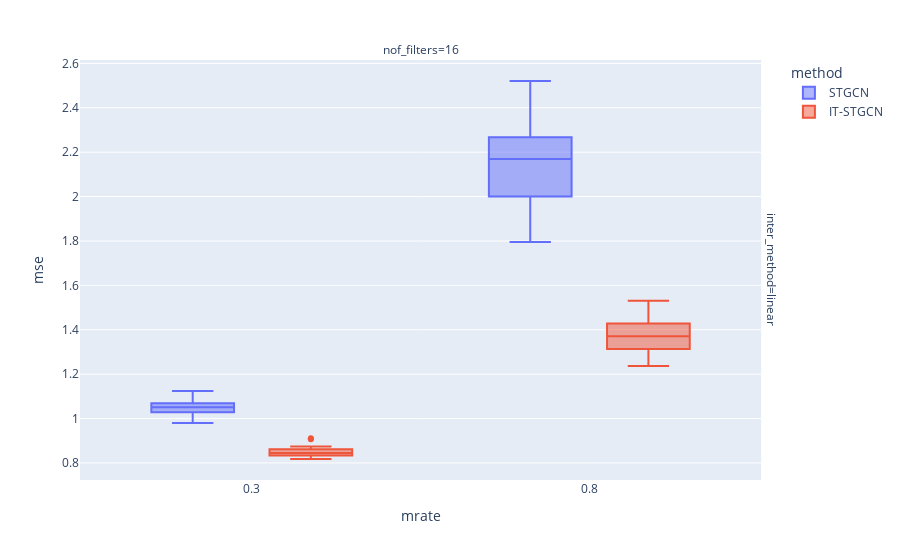

Source (notebook cell):
### Markdown cell above
## Random

### Code cell
data.query("method!='GNAR' and mtype =='rand'").plot.box(backend='plotly',x='mrate',color='method',y='mse',facet_col='nof_filters',facet_row='inter_method',height=800)

### Figure 1 — Plotly figure (JSON) as saved in the notebook; plotly's stock layout.template omitted (floating-point values rounded to 4 significant figures)
{"data": [{"alignmentgroup": "True", "hovertemplate": "method=STGCN<br>inter_method=linear<br>nof_filters=16<br>mrate=%{x}<br>mse=%{y}<extra></extra>", "legendgroup": "STGCN", "marker": {"color": "#636efa"}, "name": "STGCN", "notched": false, "offsetgroup": "STGCN", "orientation": "v", "showlegend": true, "type": "box", "x": [0.3, 0.8, 0.3, 0.8, 0.3, 0.8, 0.3, 0.8, 0.3, 0.8, 0.3, 0.8, 0.3, 0.8, 0.3, 0.8, 0.3, 0.8, 0.3, 0.8, 0.3, 0.8, 0.3, 0.8, 0.3, 0.8, 0.3, 0.8, 0.3, 0.8, 0.3, 0.8, 0.3, 0.8, 0.3, 0.8, 0.3, 0.8, 0.3, 0.8, 0.3, 0.8, 0.3, 0.8, 0.3, 0.8, 0.3, 0.8, 0.3, 0.8, 0.3, 0.8, 0.3, 0.8, 0.3, 0.8, 0.3, 0.8, 0.3, 0.8], "x0": " ", "xaxis": "x", "y": [1.123, 1.795, 1.041, 2.521, 1.004, 2.142, 1.07, 2.243, 1.107, 1.983, 1.028, 2.2, 1.064, 1.905, 1.025, 2.423, 1.054, 1.995, 1.028, 2.5, 1.051, 2.253, 1.096, 2.389, 1.084, 1.992, 1.041, 2.157, 0.9901, 2.108, 1.052, 2.222, 1.069, 2.498, 1.124, 1.953, 1.065, 2.0, 0.9796, 1.918, 1.051, 2.306, 1.081, 2.264, 1.051, 2.119, 1.03, 2.181, 1.009, 2.142, 1.062, 2.233, 1.019, 2.077, 1.013, 2.267, 1.046, 2.301, 1.036, 2.082], "y0": " ", "yaxis": "y"}, {"alignmentgroup": "True", "hovertemplate": "method=IT-STGCN<br>inter_method=linear<br>nof_filters=16<br>mrate=%{x}<br>mse=%{y}<extra></extra>", "legendgroup": "IT-STGCN", "marker": {"color": "#EF553B"}, "name": "IT-STGCN", "notched": false, "offsetgroup": "IT-STGCN", "orientation": "v", "showlegend": true, "type": "box", "x": [0.3, 0.8, 0.3, 0.8, 0.3, 0.8, 0.3, 0.8, 0.3, 0.8, 0.3, 0.8, 0.3, 0.8, 0.3, 0.8, 0.3, 0.8, 0.3, 0.8, 0.3, 0.8, 0.3, 0.8, 0.3, 0.8, 0.3, 0.8, 0.3, 0.8, 0.3, 0.8, 0.3, 0.8, 0.3, 0.8, 0.3, 0.8, 0.3, 0.8, 0.3, 0.8, 0.3, 0.8, 0.3, 0.8, 0.3, 0.8, 0.3, 0.8, 0.3, 0.8, 0.3, 0.8, 0.3, 0.8, 0.3, 0.8, 0.3, 0.8], "x0": " ", "xaxis": "x", "y": [0.8352, 1.363, 0.8678, 1.38, 0.8451, 1.53, 0.8476, 1.313, 0.8685, 1.287, 0.8441, 1.282, 0.8616, 1.267, 0.8532, 1.364, 0.8426, 1.393, 0.8718, 1.36, 0.8339, 1.393, 0.8546, 1.395, 0.8245, 1.314, 0.8267, 1.419, 0.8307, 1.383, 0.8621, 1.429, 0.8673, 1.461, 0.9114, 1.365, 0.8543, 1.461, 0.831, 1.27, 0.8427, 1.469, 0.9073, 1.3, 0.8179, 1.442, 0.8397, 1.431, 0.8747, 1.466, 0.8222, 1.376, 0.8359, 1.345, 0.8442, 1.281, 0.8306, 1.343, 0.8562, 1.236], "y0": " ", "yaxis": "y"}], "layout": {"annotations": [{"font": {}, "showarrow": false, "text": "nof_filters=16", "x": 0.49, "xanchor": "center", "xref": "paper", "y": 1, "yanchor": "bottom", "yref": "paper"}, {"font": {}, "showarrow": false, "text": "inter_method=linear", "textangle": 90, "x": 0.98, "xanchor": "left", "xref": "paper", "y": 0.5, "yanchor": "middle", "yref": "paper"}], "autosize": true, "boxmode": "group", "legend": {"title": {"text": "method"}, "tracegroupgap": 0}, "margin": {"t": 60}, "xaxis": {"anchor": "y", "autorange": true, "domain": [0, 0.98], "range": [0.04813, 1.052], "title": {"text": "mrate"}, "type": "linear"}, "yaxis": {"anchor": "x", "autorange": true, "domain": [0, 1], "range": [0.7233, 2.615], "title": {"text": "mse"}, "type": "linear"}}}
